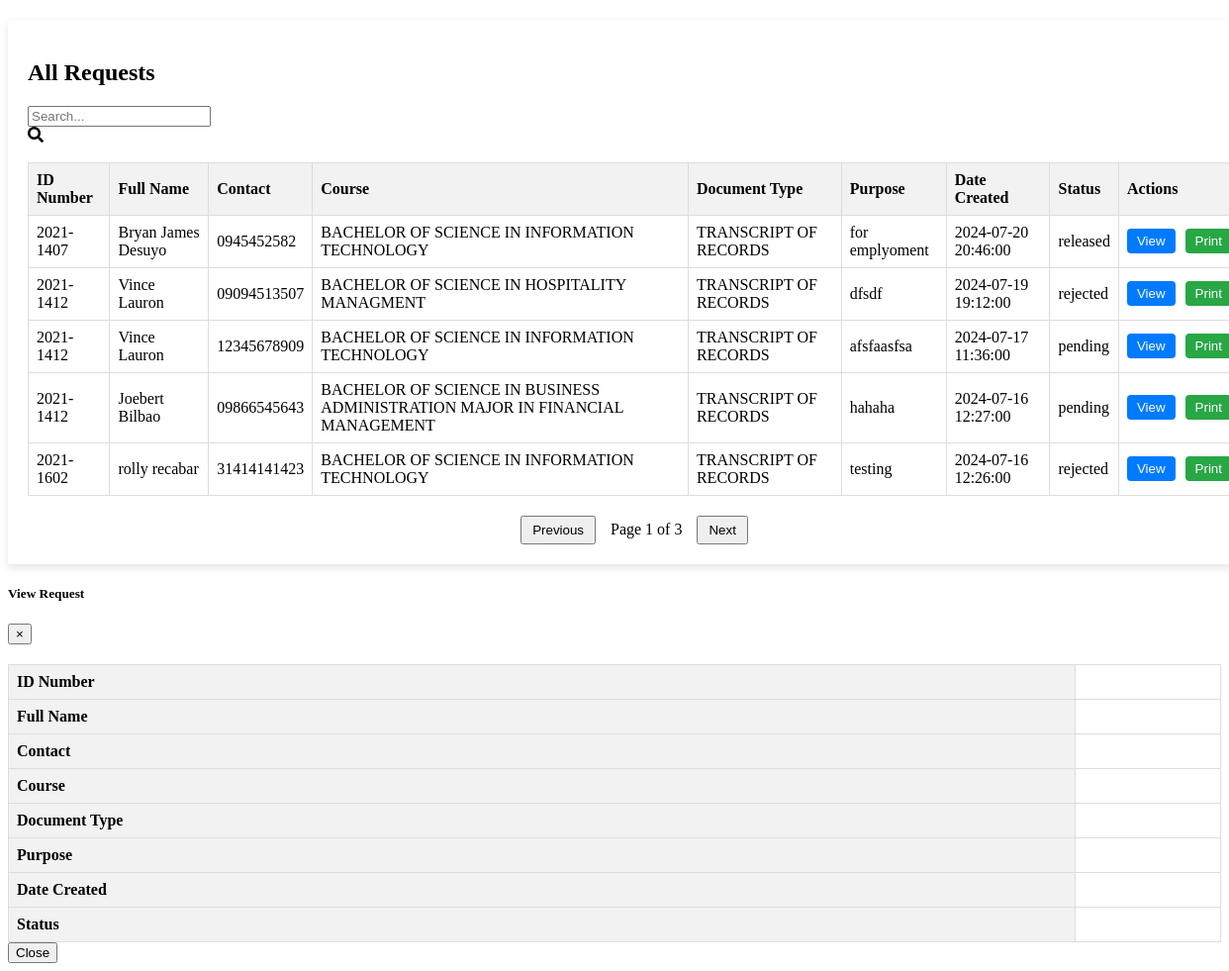
The page /all_request.php on the database as committed earlier.
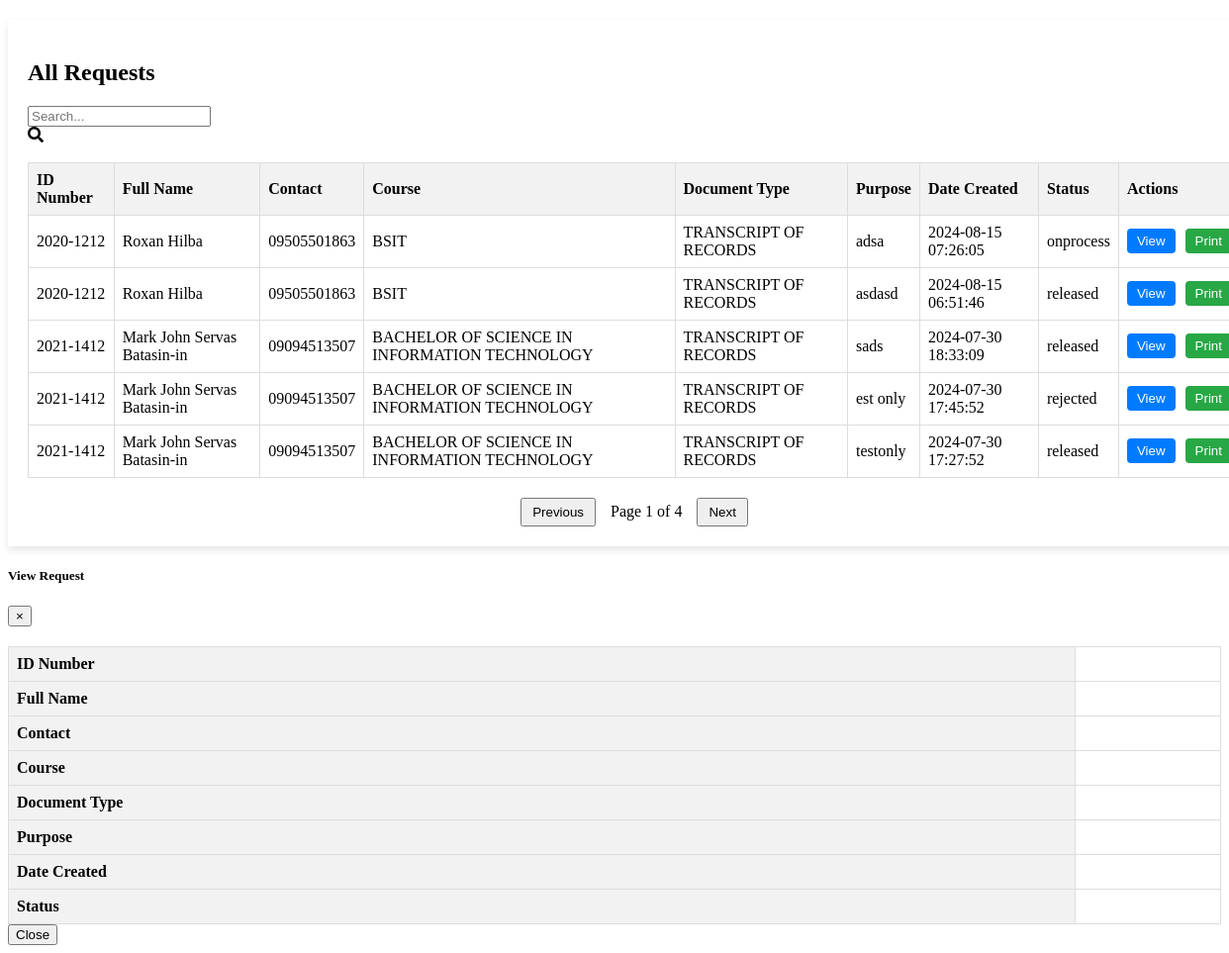
The same page on the database as committed later.
### tables this page shows
CREATE TABLE `request` (
  `id` int(11) NOT NULL,
  `email` varchar(255) NOT NULL,
  `fullname` varchar(100) NOT NULL,
  `course` varchar(255) NOT NULL,
  `contact` varchar(15) NOT NULL,
  `id_number` varchar(15) NOT NULL,
  `docu_type` varchar(255) NOT NULL,
  `purpose` varchar(255) NOT NULL,
  `note` text NOT NULL,
  `date_created` datetime NOT NULL DEFAULT current_timestamp(),
  `status` enum('pending','onprocess','released','rejected','') NOT NULL DEFAULT 'pending'
);

### all_request.php (the view, shortened to what this page needs)
<?php
include 'db_connect.php';
$result_all_requests = $conn->query("SELECT * FROM request ORDER BY date_created DESC");
$all_requests = [];
if ($result_all_requests) {
    while ($row = $result_all_requests->fetch_assoc()) {
        $all_requests[] = $row;
    }
} else {
    echo "Error retrieving all requests: " . $conn->error;
}
?>
<link rel="stylesheet" href="https://cdnjs.cloudflare.com/ajax/libs/font-awesome/5.15.4/css/all.min.css">
<div class="container">
    <h2>All Requests</h2>
    <div class="row">
        <div class="col-lg-12">
            <div class="col-md-4 input-group ml-auto">
                <input type="text" class="form-control" id="search" aria-label="Search" aria-describedby="inputGroup-sizing-sm" placeholder="Search...">
                <div class="input-group-append">
                    <span class="input-group-text" id="inputGroup-sizing-sm"><i class="fa fa-search"></i></span>
                </div>
            </div>
        </div>
    </div>
    <table id="requestsTable">
        <thead>
            <tr>
                <th>ID Number</th>
                <th>Full Name</th>
                <th>Contact</th>
                <th>Course</th>
                <th>Document Type</th>
                <th>Purpose</th>
                <th>Date Created</th>
                <th>Status</th>
                <th>Actions</th>
            </tr>
        </thead>
        <tbody>
            <?php if (count($all_requests) > 0): ?>
                <?php foreach ($all_requests as $request): ?>
                    <tr>
                        <td><?php echo htmlspecialchars($request['id_number']); ?></td>
                        <td><?php echo htmlspecialchars($request['fullname']); ?></td>
                        <td><?php echo htmlspecialchars($request['contact']); ?></td>
                        <td><?php echo htmlspecialchars($request['course']); ?></td>
                        <td><?php echo htmlspecialchars($request['docu_type']); ?></td>
                        <td><?php echo htmlspecialchars($request['purpose']); ?></td>
                        <td><?php echo htmlspecialchars($request['date_created']); ?></td>
                        <td><?php echo htmlspecialchars($request['status']); ?></td>
                        <td>
                            <div class="action-buttons">
                                <button class="view-btn" data-toggle="modal" data-target="#viewModal" onclick="setModalData(<?php echo htmlspecialchars(json_encode($request)); ?>)">View</button>
                                <button class="print-btn" onclick="printRequest(<?php echo htmlspecialchars(json_encode($request)); ?>)">Print</button>
                            </div>
                        </td>
                    </tr>
                <?php endforeach; ?>
            <?php else: ?>
                <tr>
                    <td colspan="9">No requests found</td>
                </tr>
            <?php endif; ?>
        </tbody>
    </table>
    <div id="pagination">
        <button class="btn-primary" id="prevPage" onclick="prevPage()">Previous</button>
        <span id="pageDisplay"></span>
        <button class="btn-primary" id="nextPage" onclick="nextPage()">Next</button>
    </div>
</div>
<div class="modal fade" id="viewModal" tabindex="-1" role="dialog" aria-labelledby="viewModalLabel" aria-hidden="true">
  <div class="modal-dialog" role="document">
    <div class="modal-content">
      <div class="modal-header">
        <h5 class="modal-title" id="viewModalLabel">View Request</h5>
        <button type="button" class="close" data-dismiss="modal" aria-label="Close">
          <span aria-hidden="true">&times;</span>
        </button>
      </div>
      <div class="modal-body">
        <table class="table table-bordered">
            <tr>
                <th>ID Number</th>
                <td id="view-id-number"></td>
            </tr>
            <tr>
                <th>Full Name</th>
                <td id="view-fullname"></td>
            </tr>
            <tr>
                <th>Contact</th>
                <td id="view-contact"></td>
            </tr>
            <tr>
                <th>Course</th>
                <td id="view-course"></td>
            </tr>
            <tr>
                <th>Document Type</th>
                <td id="view-docu-type"></td>
            </tr>
            <tr>
                <th>Purpose</th>
                <td id="view-purpose"></td>
            </tr>
            <tr>
                <th>Date Created</th>
                <td id="view-date-created"></td>
            </tr>
            <tr>
                <th>Status</th>
                <td id="view-status"></td>
            </tr>
        </table>
      </div>
      <div class="modal-footer">
        <button type="button" class="btn btn-secondary" data-dismiss="modal">Close</button>
      </div>
    </div>
  </div>
</div>

Rows that differ between the two databases and show on the page:
no longer on this page (row unchanged): request: id_number "2021-1407", fullname "Bryan James Desuyo", contact "0945452582", course "BACHELOR OF SCIENCE IN INFORMATION TECHNOLOGY", docu_type "TRANSCRIPT OF RECORDS", purpose "for emplyoment", date_created "2024-07-20 20:46:00", status "released"
removed request: id_number "2021-1412", fullname "Vince Lauron", contact "09094513507", course "BACHELOR OF SCIENCE IN HOSPITALITY MANAGMENT", docu_type "TRANSCRIPT OF RECORDS", purpose "dfsdf", date_created "2024-07-19 19:12:00", status "rejected"
no longer on this page (row edited): request: id_number "2021-1412", fullname "Vince Lauron", contact "12345678909", course "BACHELOR OF SCIENCE IN INFORMATION TECHNOLOGY", docu_type "TRANSCRIPT OF RECORDS", purpose "afsfaasfsa", date_created "2024-07-17 11:36:00", status "pending"
no longer on this page (row edited): request: id_number "2021-1412", fullname "Joebert Bilbao", contact "09866545643", course "BACHELOR OF SCIENCE IN BUSINESS ADMINISTRATION MAJOR IN FINANCIAL MANAGEMENT", docu_type "TRANSCRIPT OF RECORDS", purpose "hahaha", date_created "2024-07-16 12:27:00", status "pending"
no longer on this page (row unchanged): request: id_number "2021-1602", fullname "rolly recabar", contact "31414141423", course "BACHELOR OF SCIENCE IN INFORMATION TECHNOLOGY", docu_type "TRANSCRIPT OF RECORDS", purpose "testing", date_created "2024-07-16 12:26:00", status "rejected"
added request: id_number "2020-1212", fullname "Roxan Hilba", contact "09505501863", course "BSIT", docu_type "TRANSCRIPT OF RECORDS", purpose "adsa", date_created "2024-08-15 07:26:05", status "onprocess"
added request: id_number "2020-1212", fullname "Roxan Hilba", contact "09505501863", course "BSIT", docu_type "TRANSCRIPT OF RECORDS", purpose "asdasd", date_created "2024-08-15 06:51:46", status "released"
added request: id_number "2021-1412", fullname "Mark John Servas Batasin-in", contact "09094513507", course "BACHELOR OF SCIENCE IN INFORMATION TECHNOLOGY", docu_type "TRANSCRIPT OF RECORDS", purpose "sads", date_created "2024-07-30 18:33:09", status "released"
added request: id_number "2021-1412", fullname "Mark John Servas Batasin-in", contact "09094513507", course "BACHELOR OF SCIENCE IN INFORMATION TECHNOLOGY", docu_type "TRANSCRIPT OF RECORDS", purpose "est only", date_created "2024-07-30 17:45:52", status "rejected"
added request: id_number "2021-1412", fullname "Mark John Servas Batasin-in", contact "09094513507", course "BACHELOR OF SCIENCE IN INFORMATION TECHNOLOGY", docu_type "TRANSCRIPT OF RECORDS", purpose "testonly", date_created "2024-07-30 17:27:52", status "released"
Other text that changed with them:
text written by a page script: "Page 1 of 3" → "Page 1 of 4"
